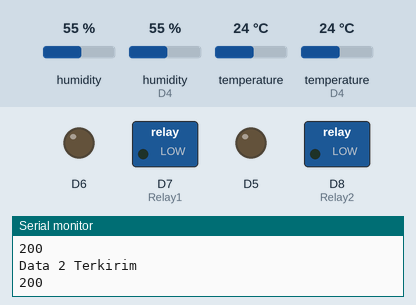
Recording of a sketch running on a simulated ESP8266 (NodeMCU). On the bench: switched loads named in the sketch (green lamp = pin HIGH), output pins drawn as LEDs (lit = HIGH), the last lines printed to the serial monitor. The test bench sets the inputs (shaded band); at power-on: temperature 24 °C, humidity 55 %, humidity (sensor on D4) 55 %, temperature (sensor on D4) 24 °C. WiFi joins after 1.5 s; servers stay silent unless stated; uploads are accepted with an empty reply.

Above: at 3.7 s.
3.8 s: temperature (sensor 0) set to 32.1 °C
7.8 s: temperature (sensor 0) set to 33.3 °C
At 12.9 s:
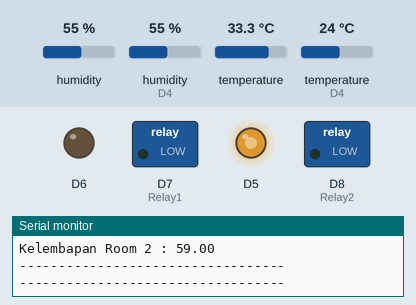
13.2 s: temperature (sensor 0) set to 12 °C
At 17.3 s:
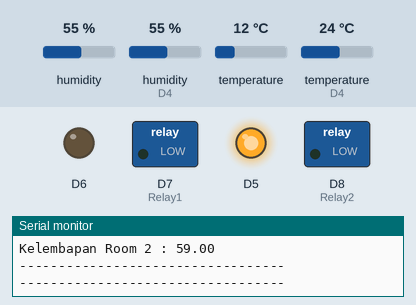
18.3 s: temperature (sensor 0) set to 41 °C
At 22.9 s:
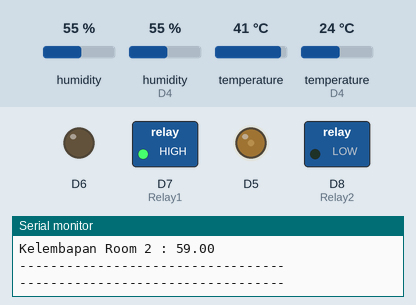
23.4 s: temperature (sensor 0) set to 35.7 °C
28.2 s: temperature (sensor 0) set to 34.5 °C
At 32.8 s:
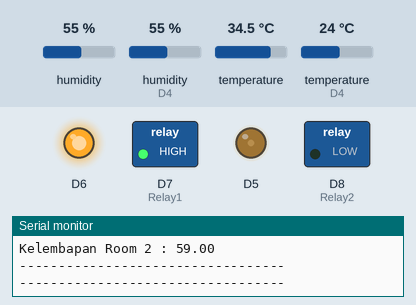
Timing chart, 0 to 34.3 s (numbered marks = the images above; inputs shaded):
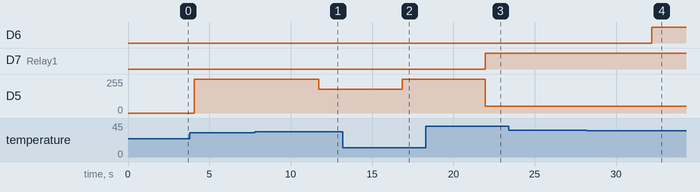

The sketch:

Inkubator.ino
```cpp
#include <ESP8266WiFi.h>
#include <ESP8266HTTPClient.h>
#include <WiFiClient.h>
#include <RBDdimmer.h>
#include <DHT.h>

#define DHTPIN D3
#define DHTPIN2 D4
#define DHTTYPE DHT22

#define Relay1 D7
#define Relay2 D8
#define Serial  Serial

DHT dht(DHTPIN, DHTTYPE);
DHT dht2(DHTPIN2, DHTTYPE);

float suhu;
float suhu2;
float hum;
float hum2;
const char* ssid = "Workshop Elka";//
const char* password = "gapakekabel";
//WiFiClient client;
char server[] = "192.168.43.63";


WiFiClient client;

#define zerocross D2 // for boards with CHANGEBLE input pins

dimmerLamp dimmer_1(D5, zerocross);
dimmerLamp dimmer_2(D6, zerocross);


void setup()
{
  Serial.begin(9600);
  Serial.println();
  Serial.println();
  Serial.print("Connecting to ");
  Serial.println(ssid);

  WiFi.begin(ssid, password);

  while (WiFi.status() != WL_CONNECTED) {
    delay(500);
    Serial.print(".");
  }
  Serial.println("");
  Serial.println("WiFi connected");

  Serial.println("Server started");
  Serial.print(WiFi.localIP());
  delay(1000);
  Serial.println("connecting...");
  dimmer_1.begin(NORMAL_MODE, ON); //dimmer initialisation: name.begin(MODE, STATE)
  dimmer_2.begin(NORMAL_MODE, ON);
  Serial.println("Incubator Program is starting...");
  pinMode(Relay1, OUTPUT);
  pinMode(Relay2, OUTPUT);
  dht.begin();
  dht2.begin();
}

void loop()
{
  suhu = dht.readTemperature();
  suhu2 = dht2.readTemperature();
  hum = dht.readHumidity() + 4;
  hum2 = dht2.readHumidity() + 4;

  kirim(suhu, suhu2, hum, hum2);

  Serial.print("Suhu Room 1 : ");
  Serial.println(suhu);
  Serial.print("Kelembapan Room 1 : ");
  Serial.println(hum);
  Serial.println("----------------------------------");
  Serial.print("Suhu Room 2 : ");
  Serial.println(suhu2);
  Serial.print("Kelembapan Room 2 : ");
  Serial.println(hum2);
  Serial.println("----------------------------------");
  Serial.println("----------------------------------");


  /*(2 suhu 2 kelembapan, range sensor diganti 33-35)
    suhu = dht.readTemperature() + 2;
    suhu2 = dht2.readTemperature() + 2;*/

  if (suhu < 33)
  {
    digitalWrite(Relay1, LOW);
    dimmer_1.setPower(99);
  }
  else if (suhu <= 34)
  {
    digitalWrite(Relay1, LOW);
    dimmer_1.setPower(70);
  }
  else if (suhu >= 35)
  {
    digitalWrite(Relay1, HIGH);
    dimmer_1.setPower(20);
  }
  else if (suhu2 < 33)
  {
    digitalWrite(Relay2, LOW);
    dimmer_2.setPower(99);
  }
  else if (suhu2 <= 34)
  {
    digitalWrite(Relay2, LOW);
    dimmer_2.setPower(70);
  }
  else if (suhu2 >= 35)
  {
    digitalWrite(Relay2, HIGH);
    dimmer_2.setPower(20);
  }
  else
  {
    digitalWrite(Relay1, LOW);
    digitalWrite(Relay2, LOW);
    dimmer_1.setPower(40);
    dimmer_2.setPower(40);
  }

  delay(1000);
}


void kirim(float temp, float temp2, float hum, float hum2) {

  if (WiFi.status() == WL_CONNECTED) { //Check WiFi connection status
    HTTPClient http;    //Declare object of class HTTPClient

    http.addHeader("Content-Type", "text/plain");  //Specify content-type header


    String postStr = "http://192.168.1.91/inkubatorbayi/input.php?kelembapan=" + String(hum) + "&suhu=" + String(temp);
    String postStr2 = "http://192.168.1.91/inkubatorbayi/input2.php?kelembapan=" + String(hum2) + "&suhu=" + String(temp2);
    http.begin(postStr);      //Specify request destination
    int httpCode = http.POST(postStr);   //Send the request
    String payload = http.getString();                  //Get the response payload


    Serial.println("Data 1 Terkirim");
    Serial.println(httpCode);   //Print HTTP return code
    Serial.println(payload);

    http.begin(postStr2);      //Specify request destination
    int httpCode2 = http.POST(postStr2);   //Send the request
    String payload2 = http.getString();                  //Get the response payload


    Serial.println("Data 2 Terkirim");
    Serial.println(httpCode2);   //Print HTTP return code
    Serial.println(payload2);
    http.end();
    delay(1000);

  } else {

    Serial.println("Error in WiFi connection");

  }

}
```

Measured:
- the behaviour switches between 32.9 and 33 °C on temperature (sensor 0) (found by bisection; images 0 and 1)
- the behaviour switches between 35 and 34.9 °C on temperature (sensor 0) (found by bisection; images 3 and 4)
- after the input at 7.8 s, D5: 255/255 → 178/255 after 3.9 s
- after the input at 13.2 s, D5: 178/255 → 255/255 after 3.6 s
- after the input at 18.3 s, D7 (Relay1): LOW → HIGH after 3.7 s; D5: 255/255 → 51/255 after 3.7 s
- after the input at 28.2 s, D6: LOW → HIGH after 4.0 s
